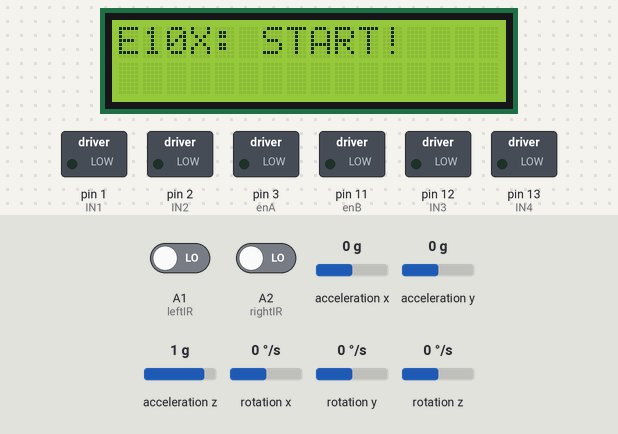
The sketch below on a simulated Arduino Uno, built with avr-gcc and run on an emulated ATmega328P. Shown: 16×2 character LCD, switched loads named in the sketch (green lamp = pin HIGH). Wiring (inferred from the names in the program): MPU-6050 motion sensor at I2C address 0x68. Dashed ring = blinking. Inputs (shaded band) come from the test bench; at power-on: acceleration x 0 g, A1 (leftIR) LOW, A2 (rightIR) LOW, acceleration y 0 g, acceleration z 1 g, rotation x 0 °/s, rotation y 0 °/s, rotation z 0 °/s.

Above: at 1.1 s.
2.3 s: acceleration x set to 0.2 g
At 3.8 s:
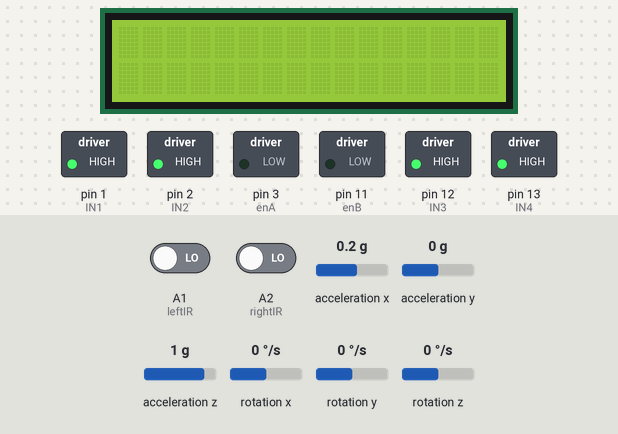
4.1 s: A1 (leftIR) driven HIGH
At 6.5 s:
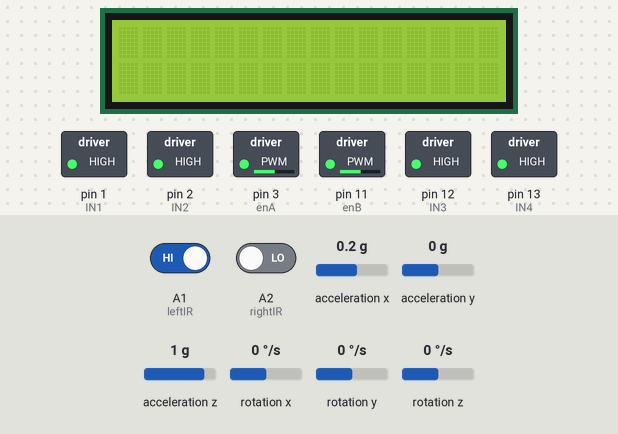
7.1 s: A2 (rightIR) driven HIGH
At 7.9 s:
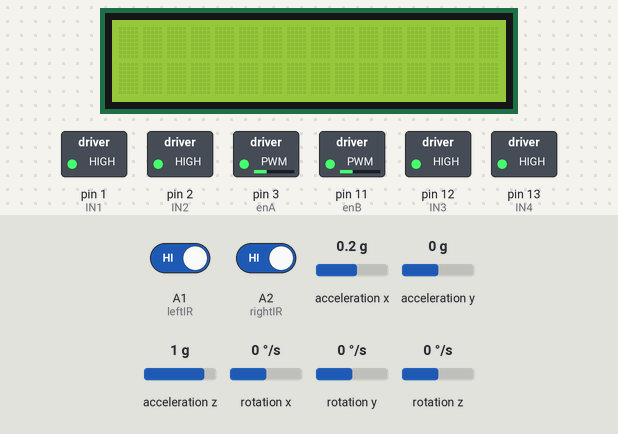
10.1 s: A1 (leftIR) driven LOW
At 12.9 s:
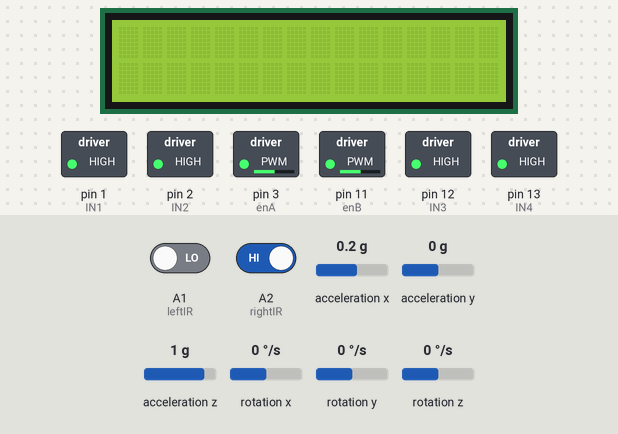
13.1 s: A2 (rightIR) driven LOW
Timing chart, 0 to 15.6 s (numbered marks = the images above; inputs shaded):
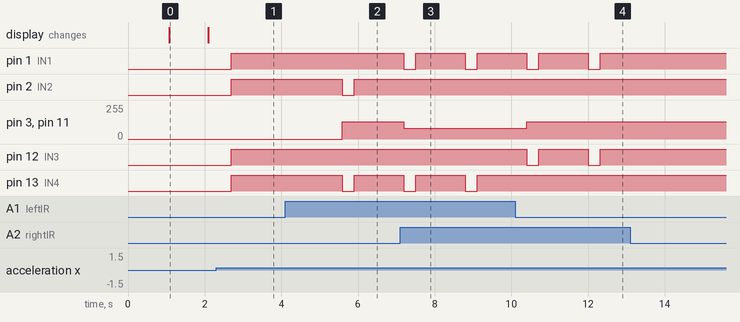

The sketch:

E10X_CLIMBER.ino
```cpp
#include <LiquidCrystal.h>
#include <Wire.h>
#include <Encoder.h>

/* SENSOR CONNECTIONS */
// LCD
const int rs = 8, en = 9, db7 = 7, db6 = 6, db5 = 5, db4 = 4, backlight = 10;
LiquidCrystal lcd(rs, en, db4, db5, db6, db7);
// Motor Driver
const int IN1 = 1, IN2 = 2, IN3 = 12, IN4 = 13, enA = 3, enB = 11;
// Infrared Sensor
const int rightIR = A2, leftIR = A1;
// Rotary Encoder
const int encoderPin = A3;
const double wheelDiameter = 6.7;
int distance = 0;
volatile int pulseCounter = 0;
// MPU-6050
const int MPU_ADDR = 0x68;
int16_t AccX, AccY, AccZ;

/* E10X PROGRAM MODE */
int runProgram = 0; // Initialize to 0
int rampProgram = 0;
int angle = 0;

/* CAR FUNCTIONS */
// Movement
void moveForward(void);
void turnLeft(void);
void turnRight(void);
void stopCar(void);
void donut(void);
// Measurement

void measureDistance(void);
void measureAngle(void);

void setup() {
  // Setup I/O Pins
  pinMode(rightIR, INPUT);
  pinMode(leftIR, INPUT);
  pinMode(encoderPin, INPUT);
  pinMode(IN1, OUTPUT);
  pinMode(IN2, OUTPUT);
  pinMode(IN3, OUTPUT);
  pinMode(IN4, OUTPUT);
  pinMode(enA, OUTPUT);
  pinMode(enB, OUTPUT);

  // Setup MPU-6050
  Wire.begin();
  Wire.beginTransmission(MPU_ADDR);
  Wire.write(0x6B);  // PWR_MGMT_1 register
  Wire.write(0);     // Wake up the sensor (out of sleep mode)
  Wire.endTransmission(true);

  // Setup LCD (number of columns and rows).
  lcd.begin(16,2);
  lcd.clear();

  // Print a start up message to the LCD.
  lcd.setCursor(0,0);
  lcd.print("E10X: READY!");
  delay(1000);
  lcd.clear();

}

void loop() {
  // Measure the angle.

  lcd.clear();
  delay(2);
  lcd.setCursor(0,1);
  lcd.print("Angle:");
  lcd.setCursor(7,1);
  lcd.print(angle);
  lcd.setCursor(9,1);
  lcd.print("      ");

  // Set the SELECT button.
  int x = analogRead(0);
  if (x < 800) {
    runProgram = 1;
    lcd.clear();
    lcd.setCursor(0,0);
    lcd.print("E10X: START!");
    delay(1000);
    lcd.clear();
    lcd.setCursor(0,0);
    lcd.print("E10X: GO!");
    lcd.clear();
  }

  if (runProgram == 1) {

    // Movement


    do {

    int rightSensor = digitalRead(rightIR);
    int leftSensor = digitalRead(leftIR);

      if((rightSensor == 1) && (leftSensor == 1)) {
            moveForward();
      } else if((rightSensor == 1) && (leftSensor == 0)) {
            turnLeft();
      } else if((rightSensor == 0) && (leftSensor == 1)) {
            turnRight();
      }
      measureAngle();
      if(angle >= 10) {
        stopCar();
        measureAngle();
        delay(1000);
        rampProgram = 1;
      }
    /*
    if (rampProgram == 1) {
              // LCD (Angle and Time Counter)
      lcd.setCursor(0,1);
      lcd.print("Angle:");
      lcd.setCursor(7,1);
      lcd.print(angle);
      lcd.setCursor(9,1);
      lcd.print("      ");
      moveForward();
      delay(800);
      stopCar();
      measureAngle();
      lcd.setCursor(0,1);
      lcd.print("Angle:");
      lcd.setCursor(7,1);
      lcd.print(angle);
      lcd.setCursor(9,1);
      lcd.print("      ");
      delay(900);
      moveForward();
      delay(700);
      stopCar();
      delay(4000);
      donut();
      delay(1130);
      stopCar();
      rampProgram = 0;
    }*/
  } while (runProgram == 1);

  }
}

void moveForward(void) {
  analogWrite(enA, 80);
  analogWrite(enB, 80);
  digitalWrite(IN1, LOW);
  digitalWrite(IN2, HIGH);
  digitalWrite(IN3, HIGH);
  digitalWrite(IN4, LOW);
}

void turnLeft(void) {
  analogWrite(enA, 130);
  analogWrite(enB, 130);
  digitalWrite(IN1, LOW);
  digitalWrite(IN2, HIGH);
  digitalWrite(IN3, LOW);
  digitalWrite(IN4, HIGH);
}

void turnRight(void) {
  analogWrite(enA, 130);
  analogWrite(enB, 130);
  digitalWrite(IN1, HIGH);
  digitalWrite(IN2, LOW);
  digitalWrite(IN3, HIGH);
  digitalWrite(IN4, LOW);
}

void stopCar(void) {
  digitalWrite(IN1, HIGH);
  digitalWrite(IN2, HIGH);
  digitalWrite(IN3, HIGH);
  digitalWrite(IN4, HIGH);
}

void donut(void) {
  analogWrite(enA, 255);
  analogWrite(enB, 220);
  digitalWrite(IN1, HIGH);
  digitalWrite(IN2, LOW);
  digitalWrite(IN3, HIGH);
  digitalWrite(IN4, LOW);
}

void measureDistance(void) {
  // Setup Encoder
  attachInterrupt(digitalPinToInterrupt(encoderPin), pulseCounter++, RISING);
  // Calculate the distance travelled
  distance = (pulseCounter * (PI * wheelDiameter) / 20) - 1;

}

void measureAngle(void) {
  Wire.beginTransmission(MPU_ADDR);
  Wire.write(0x3B);
  Wire.endTransmission(false);
  Wire.requestFrom(MPU_ADDR, 14, true);
  AccX = Wire.read() << 8 | Wire.read();
  AccY = Wire.read() << 8 | Wire.read();
  AccZ = Wire.read() << 8 | Wire.read();
  int xAng = map(AccX, 265, 402, -90, 90);
  int yAng = map(AccY, 265, 402, -90, 90);
  int zAng = map(AccZ, 265, 402, -90, 90);
  // Calculate incline angle
  angle = 93 - RAD_TO_DEG * (atan2(-xAng, -zAng) + PI);
  delay(300);
}
```

Measured:
- the behaviour switches between 0 and 0.1 g on acceleration x (found by bisection; images 0 and 1)
- after the input at 2.3 s, pin 1 (IN1), pin 2 (IN2), pin 12 (IN3), pin 13 (IN4): LOW → HIGH after 0.39 s
- after the input at 4.1 s, pin 2 (IN2), pin 13 (IN4): HIGH → LOW after 1.5 s, → HIGH 0.30 s later; pin 3 (enA), pin 11 (enB): 0/255 → 130/255 after 1.5 s
- after the input at 7.1 s, pin 1 (IN1): alternates HIGH for 1.3 s and LOW for 0.30 s, starting after 0.10 s; pin 2 (IN2): stops changing and stays HIGH; pin 3 (enA), pin 11 (enB): 130/255 → 80/255 after 0.10 s
- after the input at 10.1 s, pin 3 (enA), pin 11 (enB): 80/255 → 130/255 after 0.31 s; pin 12 (IN3): alternates HIGH for 1.3 s and LOW for 0.30 s, starting after 0.31 s; pin 13 (IN4): stops changing and stays HIGH
- after the input at 13.1 s, pin 1 (IN1), pin 12 (IN3): stops changing and stays HIGH
- what the display in image 0 shows lasts 1.0 s, from 1.1 s to 2.1 s
